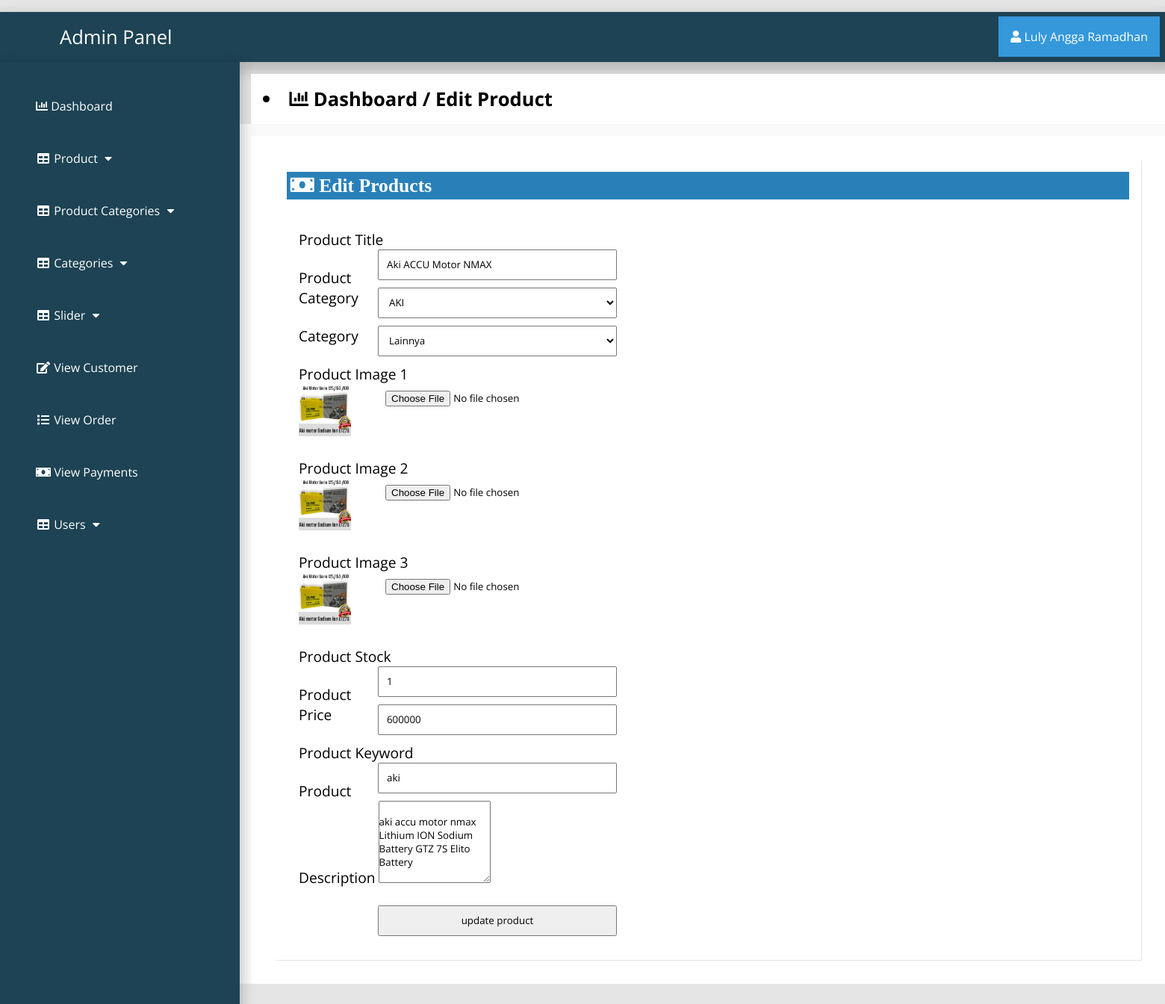
The app's page /admin_area/index.php?edit_product=39 (signed in) with its own data.
### tables this page shows
CREATE TABLE `products` (
  `product_id` int(10) NOT NULL,
  `p_cat_id` int(10) NOT NULL,
  `cat_id` int(10) NOT NULL,
  `date` timestamp NOT NULL DEFAULT current_timestamp() ON UPDATE current_timestamp(),
  `product_title` text NOT NULL,
  `product_img1` text NOT NULL,
  `product_img2` text NOT NULL,
  `product_img3` text NOT NULL,
  `product_price` int(10) NOT NULL,
  `product_desc` text NOT NULL,
  `product_keyword` text NOT NULL,
  `stok` int(11) DEFAULT 0
);

CREATE TABLE `product_category` (
  `p_cat_id` int(10) NOT NULL,
  `p_cat_title` text NOT NULL,
  `p_cat_desc` text NOT NULL,
  `p_cat_img` int(11) NOT NULL
);

CREATE TABLE `categories` (
  `cat_id` int(100) NOT NULL,
  `cat_title` text NOT NULL,
  `cat_desc` text NOT NULL
);

### admin_area/edit_product.php (the view, shortened to what this page needs)
<?php
if (!isset($_SESSION['admin_email'])){
  echo "<script>window.open('login.php','_self')</script>";
  }else{
?>
<?php
if (isset($_GET['edit_product'])) {
	$edit_id=$_GET['edit_product'];
	$get_p="select * from products where product_id='$edit_id'";
	$run_edit=mysqli_query($con,$get_p);
	$row_edit=mysqli_fetch_array($run_edit);
	$p_title=$row_edit['product_title'];
	$p_cat=$row_edit['p_cat_id'];
	$cat=$row_edit['cat_id'];
	$p_image1=$row_edit['product_img1'];
	$p_image2=$row_edit['product_img2'];
	$p_image3=$row_edit['product_img3'];
	$p_price=$row_edit['product_price'];
	$p_desc=$row_edit['product_desc'];
	$p_keyword=$row_edit['product_keyword'];
	$p_stock = $row_edit['stok'];
}
$get_p_cat="select * from product_category where p_cat_id='$p_cat'";
$run_p_cat=mysqli_query($con,$get_p_cat);
$row_p_cat=mysqli_fetch_array($run_p_cat);
$p_cat_title=$row_p_cat['p_cat_title'];
$get_cat="select * from categories where cat_id='$cat'";
$run_cat=mysqli_query($con,$get_cat);
$row_cat=mysqli_fetch_array($run_cat);
$cat_title=$row_cat['cat_title'];
?>
<!DOCTYPE html>
<html>
<head>
</head>
<body>
<div class="row">
	<div class="col-lg-12">
		<div class="breadcrump">
			<li class="active">
				<i class="fa fa-bar-chart"></i>
				Dashboard / Edit Product
			</li>
		</div>
	</div>
</div>
<div class="row1">
	<div class="row">
		<div class="panel panel-default1">
			<div class="panel-heading">
				<h3 class="panel-title">
					<i class="fa fa-money fa-fw"> Edit Products </i>
				</h3>
			</div>
			<div class="panel-body">
				<form class="form-horizontal" method="post" action="" enctype="multipart/form-data">
					<div class="form-group">
						<label class="col-md-3 control-label">Product Title</label>
						<input type="text" name="product_title" class="form-control" required value="<?php echo $p_title; ?>">
					</div>
					<div class="form-group">
						<label class="col-md-3 control-label">Product Category</label>
						<select name="product_cat" class="form-control">
							<option value="<?php echo $p_cat; ?>"><?php echo $p_cat_title; ?></option>
						</select>
					</div>
					<div class="form-group">
						<label class="col-md-3 control-label">Category</label>
						<select name="cat" class="form-control">
							<option value="<?php echo $cat; ?>"><?php echo $cat_title; ?></option>
						</select>
					</div>
					<div class="form-group">
						<label class="col-md-3 control-label">Product Image 1</label>
						<input type="file" name="product_img1" class="form-control" >
						<br><img src="product_images/<?php echo $p_image1; ?>" width="70" height="70">
					</div>
					<div class="form-group">
						<label class="col-md-3 control-label">Product Image 2</label>
						<input type="file" name="product_img2" class="form-control" >
						<br><img src="product_images/<?php echo $p_image2; ?>" width="70" height="70">
					</div>
					<div class="form-group">
						<label class="col-md-3 control-label">Product Image 3</label>
						<input type="file" name="product_img3" class="form-control" >
						<br><img src="product_images/<?php echo $p_image3; ?>" width="70" height="70">
					</div>
					<div class="form-group">
    					<label class="col-md-3 control-label">Product Stock</label>
    					<input type="number" name="product_stock" class="form-control" required value="<?php echo $p_stock; ?>">
					</div>
					<div class="form-group">
						<label class="col-md-3 control-label">Product Price</label>
						<input type="text" name="product_price" class="form-control" required value="<?php
					     echo $p_price;	?>">
					</div>
					<div class="form-group">
						<label class="col-md-3 control-label">Product Keyword</label>
						<input type="text" name="product_keyword" class="form-control" required value="<?php
					     echo $p_keyword;	?>">
					</div>
					<div class="form-group">
						<label class="col-md-3 control-label">Product Description</label>
						<textarea name="product_desc" class="form-control" rows="6" cols="19">
							<?php echo $p_desc; ?>
						</textarea>
					</div>
					<div class="form-group">
						<input type="submit" name="update" value="update product" class="btn btn-primary form-control">
					</div>
				</form>
			</div>
		</div>
	</div>
</div>
</head>
<body>
</body>
</html>
<?php } ?>

### admin_area/includes/sidebar.php (shortened to what this page needs)
<?php
if (!isset($_SESSION['admin_email'])){
  echo "<script>window.open('login.php','_self')</script>";
  }else{
?>
<nav class="navbar navbar-inverse navbar-fixed-top" style="width:1569px" >
	<div class="navbar-header">
		<a href="index.php?dashboard" class="navbar-brand"><span>Admin Panel</span></a>
	</div>
		<div class="dropdown">
		 <button onclick="myFunction()" class="dropbtn"><i class="fa fa-user"></i> <?php echo $admin_name; ?></a></button>
		</div>
	<div class="collapse navbar-collapse navbar-ex1-collapse">
	<ul class="nav navbar-nav side-nav">
  <li>
    <a href="index.php?dashboard"><i class="fa fa-bar-chart"></i> Dashboard</a>
  </li>
  <li class="button-dropdown" id="#products">
    <a href="#" class="dropdown-toggle" data-toggle="collapse" data-target="#products"><i class="fa fa-fw fa-table"></i> Product <i class="fa fa-fw fa-caret-down"></i></a>
  </li>
  <li class="button-dropdown" id="#products_cat">
    <a href="#" class="dropdown-toggle" data-toggle="collapse" data-target="#products_cat"><i class="fa fa-fw fa-table"></i> Product Categories <i class="fa fa-fw fa-caret-down"></i></a>
  </li>
  <li class="button-dropdown" id="#category">
    <a href="#" class="dropdown-toggle" data-toggle="collapse" data-target="#category"><i class="fa fa-fw fa-table"></i> Categories <i class="fa fa-fw fa-caret-down"></i></a>
  </li>
  <li class="button-dropdown">
    <a href="#" class="dropdown-toggle" data-toggle="collapse" data-target="#slider"><i class="fa fa-fw fa-table"></i>  Slider <i class="fa fa-fw fa-caret-down"></i></a>
  </li>
  <li>
  	<a href="index.php?view_customer">
  		<i class="fa fa-fw fa-edit"></i> View Customer
  	</a>
  </li>
  <li>
  	<a href="index.php?view_order">
  		<i class="fa fa-fw fa-list"></i> View Order
  	</a>
  </li>
  <li>
  	<a href="index.php?view_payments">
  		<i class="fa fa-fw fa-money"></i> View Payments
  	</a>
  </li>
  <li class="button-dropdown">
    <a href="#" class="dropdown-toggle" data-toggle="collapse" data-target="#users"><i class="fa fa-fw fa-table"></i>  Users <i class="fa fa-fw fa-caret-down"></i></a>
  </li>
</ul>
</div>
</nav>
<?php } ?>

### admin_area/css/style.css (style rules this page uses)
:root { --blue: #2980b9; }
* { font-family: 'Open Sans', sans-serif; margin: 0; padding: 0; box-sizing: border-box; text-decoration: none; transition: all 0.2s cubic-bezier(0.37, 1.14, 0.26, 1.24); }
html { background-color: rgba(0, 0, 0, 0.1); }
body { margin: 0; padding: 0; }
.navbar-fixed-top { background: #1d4354; padding: 1rem; margin-top: 1rem; box-shadow: 0px 8px 16px 4px rgba(0, 0, 0, 0.2); }
.navbar-fixed-top a span { margin-left: 4rem; }
.navbar-fixed-top .navbar-brand { font-size: 1.6rem; color: #ffffff; }
.dropbtn { background-color: #3498DB; color: white; padding: 16px; font-size: 16px; border: none; cursor: pointer; }
.dropdown { position: relative; display: inline-block; float: right; margin-top: -2.8rem; }
.nav { position: absolute; top: 51px; margin-top: 32px; width: auto; height: 110%; background-color: #1d4354; bottom: 0; overflow: hidden; padding-bottom: 40px; box-shadow: 0px 8px 16px 4px rgba(0, 0, 0, 0.2); margin-left: -1rem; }
.nav > li > a { width: 225px; display: block; color: #ffffff; margin: 3rem; }
.row { width: 81.2%; background-color: #ffffff; margin: auto; margin-left: 21rem; margin-top: 1rem; padding: 1rem; }
.row1 { display: flex; background-color: #f9f9f9; }
.panel { text-align: left; box-shadow: 1px 1px 1px 0px rgba(0.1, 0.1, 0.1, 0.1); margin: 1rem; background-color: #ffffff; padding: 1rem; }
.panel-heading .panel-title { background-color: #2980b9; color: #ffffff; padding: 0.3rem; }
.breadcrump .active { font-weight: bold; font-size: 1.6rem; }
.row .fa-money { font-size: 1.6rem; width: 50%; text-align: left; }
.form-group { margin-top: 1.5rem; }
.form-group label { font-size: 1.2rem; }
.form-group input, .form-group select { width: 75%; float: right; padding: 0.6rem; }
.panel-body { display: flex; align-items: center; justify-content: left; padding: 1rem; flex-wrap: wrap; }

### records on screen
products: product_title "Aki ACCU Motor NMAX", product_img1 (picture), product_img2 (picture), product_img3 (picture), product_stock "1", product_price "600000", product_keyword "aki", product_desc "aki accu motor nmax Lithium ION Sodium Battery GTZ 7S Elito Battery"
product_category: product_cat "AKI"
categories: cat "Lainnya"

### other values on screen
$admin_name "Luly Angga Ramadhan"
